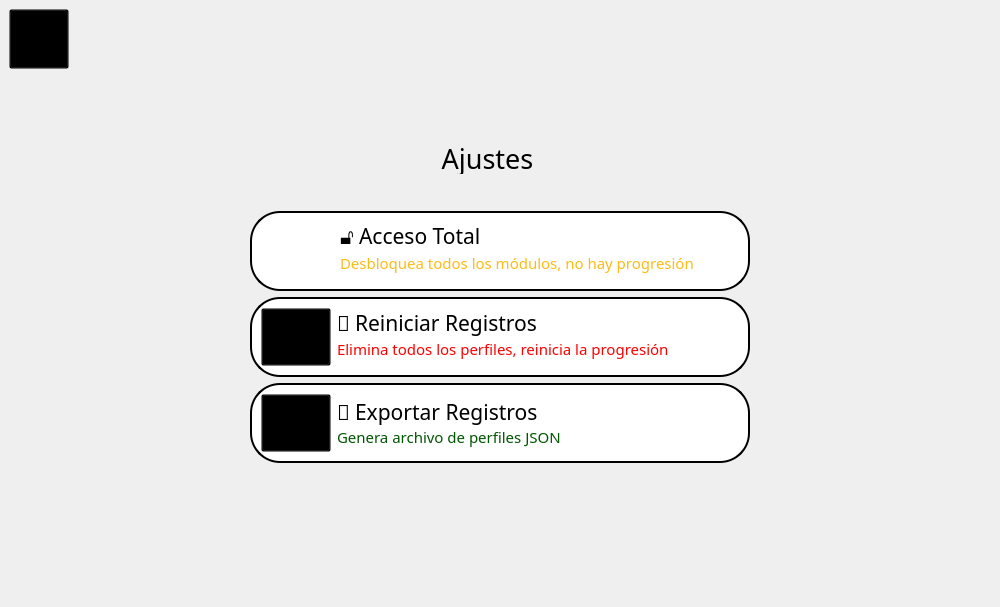
<?xml version="1.0" encoding="UTF-8"?>
<ui version="4.0">
 <class>configuracion</class>
 <widget class="QWidget" name="configuracion">
  <property name="geometry">
   <rect>
    <x>0</x>
    <y>0</y>
    <width>1000</width>
    <height>607</height>
   </rect>
  </property>
  <property name="font">
   <font>
    <family>Segoe Print</family>
   </font>
  </property>
  <property name="windowTitle">
   <string>Form</string>
  </property>
  <property name="styleSheet">
   <string notr="true"/>
  </property>
  <widget class="QFrame" name="frame4">
   <property name="geometry">
    <rect>
     <x>250</x>
     <y>383</y>
     <width>500</width>
     <height>80</height>
    </rect>
   </property>
   <property name="minimumSize">
    <size>
     <width>500</width>
     <height>80</height>
    </size>
   </property>
   <property name="maximumSize">
    <size>
     <width>500</width>
     <height>80</height>
    </size>
   </property>
   <property name="styleSheet">
    <string notr="true">QFrame#frame4
 {
    border: 2px solid black;
	border-radius: 30px;
	background-color: white;
}</string>
   </property>
   <property name="frameShape">
    <enum>QFrame::StyledPanel</enum>
   </property>
   <property name="frameShadow">
    <enum>QFrame::Raised</enum>
   </property>
   <layout class="QGridLayout" name="gridLayout_3">
    <item row="0" column="0">
     <widget class="QPushButton" name="pushButton_2">
      <property name="maximumSize">
       <size>
        <width>70</width>
        <height>70</height>
       </size>
      </property>
      <property name="font">
       <font>
        <pointsize>16</pointsize>
       </font>
      </property>
      <property name="styleSheet">
       <string notr="true">QPushButton#pushButton_2{
image: url(:/assets/iconos/upload.png);
background: transparent;
}
QPushButton#pushButton_2:hover{
	image: url(:/assets/iconos/uploadH.png);
}
QPushButton#pushButton_2:pressed{
	image: url(:/assets/iconos/uploadP.png);
}</string>
      </property>
      <property name="text">
       <string/>
      </property>
     </widget>
    </item>
    <item row="0" column="1">
     <widget class="QLabel" name="label_5">
      <property name="font">
       <font>
        <family>Sitka</family>
        <pointsize>12</pointsize>
       </font>
      </property>
      <property name="text">
       <string>&lt;html&gt;&lt;head/&gt;&lt;body&gt;&lt;p&gt;&lt;span style=&quot; font-size:16pt; color:#000000;&quot;&gt;📜 Exportar Registros&lt;br/&gt;&lt;/span&gt;&lt;span style=&quot; font-size:11pt; color:#005500;&quot;&gt;Genera archivo de perfiles JSON&lt;/span&gt;&lt;/p&gt;&lt;/body&gt;&lt;/html&gt;</string>
      </property>
     </widget>
    </item>
   </layout>
  </widget>
  <widget class="QPushButton" name="configBToMain">
   <property name="geometry">
    <rect>
     <x>9</x>
     <y>9</y>
     <width>60</width>
     <height>60</height>
    </rect>
   </property>
   <property name="minimumSize">
    <size>
     <width>60</width>
     <height>60</height>
    </size>
   </property>
   <property name="maximumSize">
    <size>
     <width>60</width>
     <height>60</height>
    </size>
   </property>
   <property name="font">
    <font>
     <family>Segoe Print</family>
     <pointsize>16</pointsize>
    </font>
   </property>
   <property name="styleSheet">
    <string notr="true">QPushButton#configBToMain{
image: url(:/assets/iconos/home.png);
background: transparent;
}
QPushButton#configBToMain:hover{
	image: url(:/assets/iconos/homeH.png);
}
QPushButton#configBToMain:pressed{
	image: url(:/assets/iconos/homeP.png);
}</string>
   </property>
   <property name="text">
    <string/>
   </property>
  </widget>
  <widget class="QFrame" name="frame2">
   <property name="geometry">
    <rect>
     <x>250</x>
     <y>211</y>
     <width>500</width>
     <height>80</height>
    </rect>
   </property>
   <property name="minimumSize">
    <size>
     <width>500</width>
     <height>80</height>
    </size>
   </property>
   <property name="maximumSize">
    <size>
     <width>500</width>
     <height>80</height>
    </size>
   </property>
   <property name="styleSheet">
    <string notr="true">QFrame#frame2
 {
    border: 2px solid black;
    border-radius: 30px;
	background-color: white;
}</string>
   </property>
   <property name="frameShape">
    <enum>QFrame::StyledPanel</enum>
   </property>
   <property name="frameShadow">
    <enum>QFrame::Raised</enum>
   </property>
   <widget class="QLabel" name="label_3">
    <property name="geometry">
     <rect>
      <x>90</x>
      <y>10</y>
      <width>357</width>
      <height>52</height>
     </rect>
    </property>
    <property name="font">
     <font>
      <family>Sitka</family>
      <pointsize>12</pointsize>
     </font>
    </property>
    <property name="text">
     <string>&lt;html&gt;&lt;head/&gt;&lt;body&gt;&lt;p&gt;&lt;span style=&quot; font-size:16pt; color:#000000;&quot;&gt;🔓 Acceso Total&lt;br/&gt;&lt;/span&gt;&lt;span style=&quot; font-size:11pt; color:#fdbb14;&quot;&gt;Desbloquea todos los módulos, no hay progresión&lt;/span&gt;&lt;/p&gt;&lt;/body&gt;&lt;/html&gt;</string>
    </property>
   </widget>
   <widget class="Switch" name="switchT2" native="true">
    <property name="geometry">
     <rect>
      <x>20</x>
      <y>20</y>
      <width>61</width>
      <height>41</height>
     </rect>
    </property>
    <property name="maximumSize">
     <size>
      <width>70</width>
      <height>70</height>
     </size>
    </property>
   </widget>
  </widget>
  <widget class="QLabel" name="label">
   <property name="geometry">
    <rect>
     <x>440</x>
     <y>140</y>
     <width>95</width>
     <height>34</height>
    </rect>
   </property>
   <property name="font">
    <font>
     <family>Sitka</family>
     <pointsize>14</pointsize>
    </font>
   </property>
   <property name="text">
    <string>&lt;html&gt;&lt;head/&gt;&lt;body&gt;&lt;p align=&quot;center&quot;&gt;&lt;span style=&quot; font-size:20pt;&quot;&gt;Ajustes&lt;/span&gt;&lt;/p&gt;&lt;/body&gt;&lt;/html&gt;</string>
   </property>
  </widget>
  <widget class="QFrame" name="frame3">
   <property name="geometry">
    <rect>
     <x>250</x>
     <y>297</y>
     <width>500</width>
     <height>80</height>
    </rect>
   </property>
   <property name="minimumSize">
    <size>
     <width>500</width>
     <height>80</height>
    </size>
   </property>
   <property name="maximumSize">
    <size>
     <width>500</width>
     <height>80</height>
    </size>
   </property>
   <property name="styleSheet">
    <string notr="true">QFrame#frame3
 {
    border: 2px solid black;
    border-radius: 30px;
	background-color: white;
}</string>
   </property>
   <property name="frameShape">
    <enum>QFrame::StyledPanel</enum>
   </property>
   <property name="frameShadow">
    <enum>QFrame::Raised</enum>
   </property>
   <layout class="QGridLayout" name="gridLayout_2">
    <item row="0" column="1">
     <widget class="QLabel" name="label_4">
      <property name="font">
       <font>
        <family>Sitka</family>
        <pointsize>12</pointsize>
       </font>
      </property>
      <property name="text">
       <string>&lt;html&gt;&lt;head/&gt;&lt;body&gt;&lt;p&gt;&lt;span style=&quot; font-size:16pt; color:#000000;&quot;&gt;📜 Reiniciar Registros&lt;br/&gt;&lt;/span&gt;&lt;span style=&quot; font-size:11pt; color:#ff0000;&quot;&gt;Elimina todos los perfiles, reinicia la progresión&lt;/span&gt;&lt;br/&gt;&lt;/p&gt;&lt;/body&gt;&lt;/html&gt;</string>
      </property>
     </widget>
    </item>
    <item row="0" column="0">
     <widget class="QPushButton" name="pushButton">
      <property name="maximumSize">
       <size>
        <width>70</width>
        <height>70</height>
       </size>
      </property>
      <property name="font">
       <font>
        <pointsize>16</pointsize>
       </font>
      </property>
      <property name="styleSheet">
       <string notr="true">QPushButton#pushButton{
image: url(:/assets/iconos/restart.png);
background: transparent;
}
QPushButton#pushButton:hover{
	image: url(:/assets/iconos/restartH.png);
}
QPushButton#pushButton:pressed{
	image: url(:/assets/iconos/restartP.png);
}</string>
      </property>
      <property name="text">
       <string/>
      </property>
     </widget>
    </item>
   </layout>
  </widget>
 </widget>
 <customwidgets>
  <customwidget>
   <class>Switch</class>
   <extends>QWidget</extends>
   <header>extendedWidgets/switch.h</header>
   <container>1</container>
  </customwidget>
 </customwidgets>
 <resources/>
 <connections/>
</ui>
